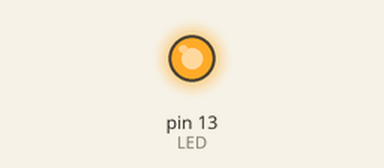
A sketch run on a simulated Arduino Uno, built with avr-gcc and run on an emulated ATmega328P. Shown: output pins drawn as LEDs (lit = HIGH). What the sketch prints to the serial monitor is not drawn.

Above: at 0.05 s.
Timing chart, 0 to 3.0 s (numbered marks = the images above):
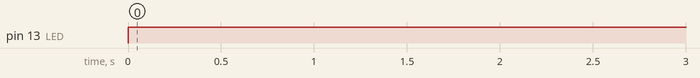

The sketch:

P10A2-MaquinaDeEstados.ino
```cpp
#define LED 13

int estado;
int light_dif;

void setup() {
  Serial.begin(9600);

  pinMode(LED, OUTPUT);
}

void loop() {
  switch (estado) {
    case 0:
      Serial.println("Estado 0");
      estado = 1;
      break;

    case 1:
      Serial.println("Estado 1");
      digitalWrite(LED, LOW);
      lightSensor();
      if (abs(light_dif) < 30) {
        estado = 2;
      } else {
        estado = 0;
      }
      break;

    case 2:
      Serial.println("Estado 1");
      digitalWrite(LED, HIGH);
      delay(1000);
      estado = 0;
      break;
  }
}

void lightSensor() {
  light_dif = 20;
}
```

Measured:
- by itself, pin 13 (LED): LOW → HIGH at 0.00 s
